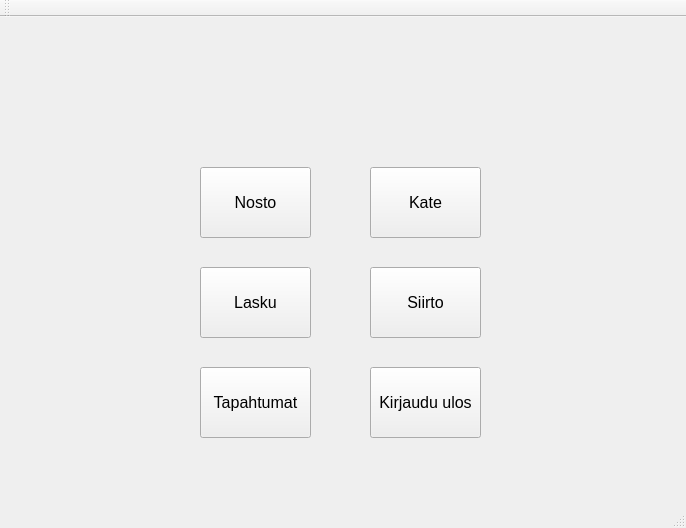
<?xml version="1.0" encoding="UTF-8"?>
<ui version="4.0">
 <class>PaaIkkuna</class>
 <widget class="QMainWindow" name="PaaIkkuna">
  <property name="geometry">
   <rect>
    <x>0</x>
    <y>0</y>
    <width>686</width>
    <height>528</height>
   </rect>
  </property>
  <property name="windowTitle">
   <string>PaaIkkuna</string>
  </property>
  <widget class="QWidget" name="centralWidget">
   <widget class="QLabel" name="labelOtsikkoPaaIkkuna">
    <property name="geometry">
     <rect>
      <x>210</x>
      <y>10</y>
      <width>251</width>
      <height>141</height>
     </rect>
    </property>
    <property name="font">
     <font>
      <family>Bahnschrift</family>
      <pointsize>36</pointsize>
      <weight>75</weight>
      <italic>false</italic>
      <bold>true</bold>
      <underline>false</underline>
      <strikeout>false</strikeout>
      <kerning>true</kerning>
     </font>
    </property>
    <property name="text">
     <string/>
    </property>
    <property name="pixmap">
     <pixmap resource="resources.qrc">:/new/prefix1/Pictures/BankSimulLogo.png</pixmap>
    </property>
    <property name="scaledContents">
     <bool>true</bool>
    </property>
    <property name="alignment">
     <set>Qt::AlignCenter</set>
    </property>
   </widget>
   <widget class="QPushButton" name="pushButtonNosto">
    <property name="geometry">
     <rect>
      <x>200</x>
      <y>150</y>
      <width>111</width>
      <height>71</height>
     </rect>
    </property>
    <property name="font">
     <font>
      <pointsize>12</pointsize>
     </font>
    </property>
    <property name="text">
     <string>Nosto</string>
    </property>
   </widget>
   <widget class="QPushButton" name="pushButtonKate">
    <property name="geometry">
     <rect>
      <x>370</x>
      <y>150</y>
      <width>111</width>
      <height>71</height>
     </rect>
    </property>
    <property name="font">
     <font>
      <pointsize>12</pointsize>
     </font>
    </property>
    <property name="text">
     <string>Kate</string>
    </property>
   </widget>
   <widget class="QPushButton" name="pushButtonLasku">
    <property name="geometry">
     <rect>
      <x>200</x>
      <y>250</y>
      <width>111</width>
      <height>71</height>
     </rect>
    </property>
    <property name="font">
     <font>
      <pointsize>12</pointsize>
     </font>
    </property>
    <property name="text">
     <string>Lasku</string>
    </property>
   </widget>
   <widget class="QPushButton" name="pushButtonSiirto">
    <property name="geometry">
     <rect>
      <x>370</x>
      <y>250</y>
      <width>111</width>
      <height>71</height>
     </rect>
    </property>
    <property name="font">
     <font>
      <pointsize>12</pointsize>
     </font>
    </property>
    <property name="text">
     <string>Siirto</string>
    </property>
   </widget>
   <widget class="QPushButton" name="pushButtonTiliTapahtumat">
    <property name="geometry">
     <rect>
      <x>200</x>
      <y>350</y>
      <width>111</width>
      <height>71</height>
     </rect>
    </property>
    <property name="font">
     <font>
      <pointsize>12</pointsize>
     </font>
    </property>
    <property name="text">
     <string>Tapahtumat</string>
    </property>
   </widget>
   <widget class="QPushButton" name="pushButtonKirjauduUlos">
    <property name="geometry">
     <rect>
      <x>370</x>
      <y>350</y>
      <width>111</width>
      <height>71</height>
     </rect>
    </property>
    <property name="font">
     <font>
      <pointsize>12</pointsize>
     </font>
    </property>
    <property name="text">
     <string>Kirjaudu ulos</string>
    </property>
   </widget>
  </widget>
  <widget class="QMenuBar" name="menuBar">
   <property name="geometry">
    <rect>
     <x>0</x>
     <y>0</y>
     <width>686</width>
     <height>20</height>
    </rect>
   </property>
  </widget>
  <widget class="QToolBar" name="mainToolBar">
   <attribute name="toolBarArea">
    <enum>TopToolBarArea</enum>
   </attribute>
   <attribute name="toolBarBreak">
    <bool>false</bool>
   </attribute>
  </widget>
  <widget class="QStatusBar" name="statusBar"/>
 </widget>
 <layoutdefault spacing="6" margin="11"/>
 <resources>
  <include location="resources.qrc"/>
 </resources>
 <connections/>
</ui>
